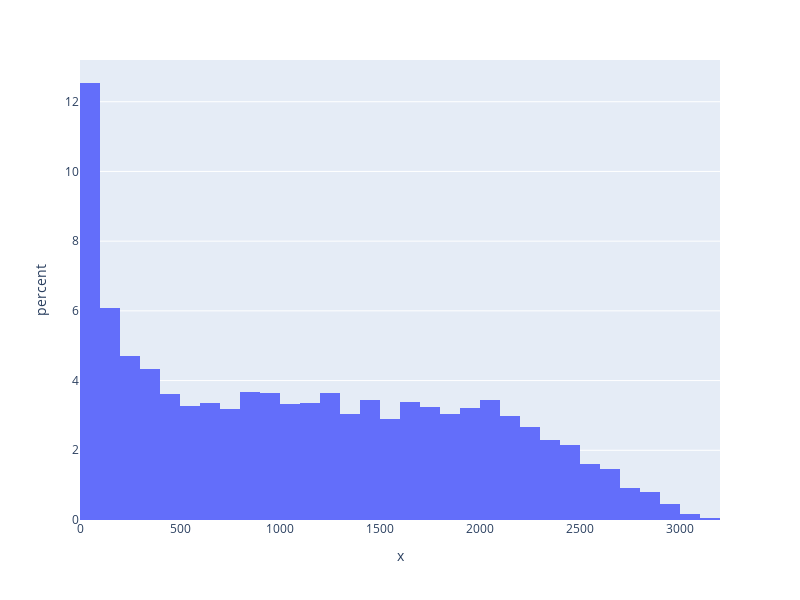

The notebook cell this image was saved under:
### Markdown cell above
## Players Minutes Distribution (Regular Season vs Playoffs)

### Code cell
fig = px.histogram(x=rs_df['MIN'], histnorm='percent')
fig.update_layout(
    autosize=False,
    width=800,  # Adjust the width as desired
    height=600,  # Adjust the height as desired
)
fig.show()

### Figure 1 — Plotly figure (JSON) as saved in the notebook; plotly's stock layout.template omitted (floating-point values rounded to 4 significant figures; data arrays with more than 128 entries replaced by an {"elided": "..."} marker saying what was removed)
{"data": [{"alignmentgroup": "True", "bingroup": "x", "histnorm": "percent", "hovertemplate": "x=%{x}<br>percent=%{y}<extra></extra>", "legendgroup": "", "marker": {"color": "#636efa", "pattern": {"shape": ""}}, "name": "", "offsetgroup": "", "orientation": "v", "showlegend": false, "type": "histogram", "x": {"elided": "5687 int values"}, "xaxis": "x", "yaxis": "y"}], "layout": {"autosize": false, "barmode": "relative", "height": 600, "legend": {"tracegroupgap": 0}, "margin": {"t": 60}, "width": 800, "xaxis": {"anchor": "y", "autorange": true, "domain": [0, 1], "range": [-0.5, 3200.0], "title": {"text": "x"}, "type": "linear"}, "yaxis": {"anchor": "x", "autorange": true, "domain": [0, 1], "range": [0, 13.2], "title": {"text": "percent"}}}}
